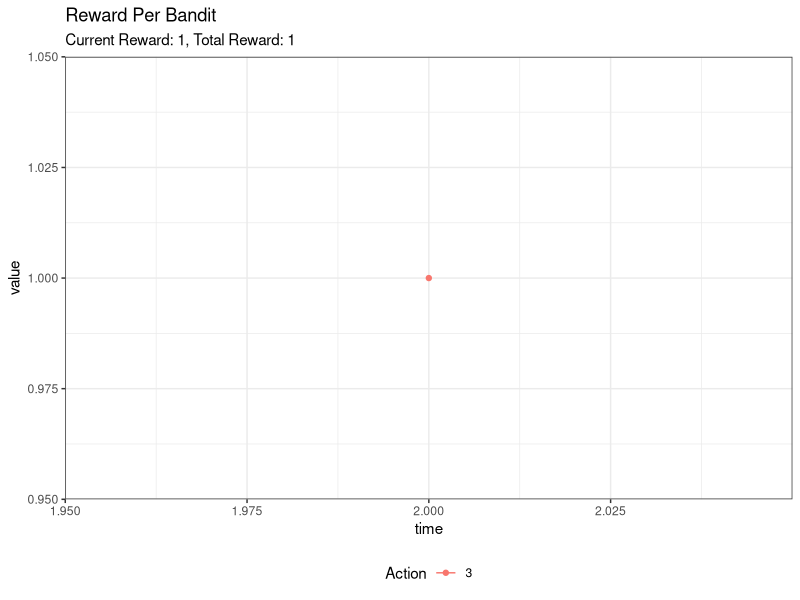
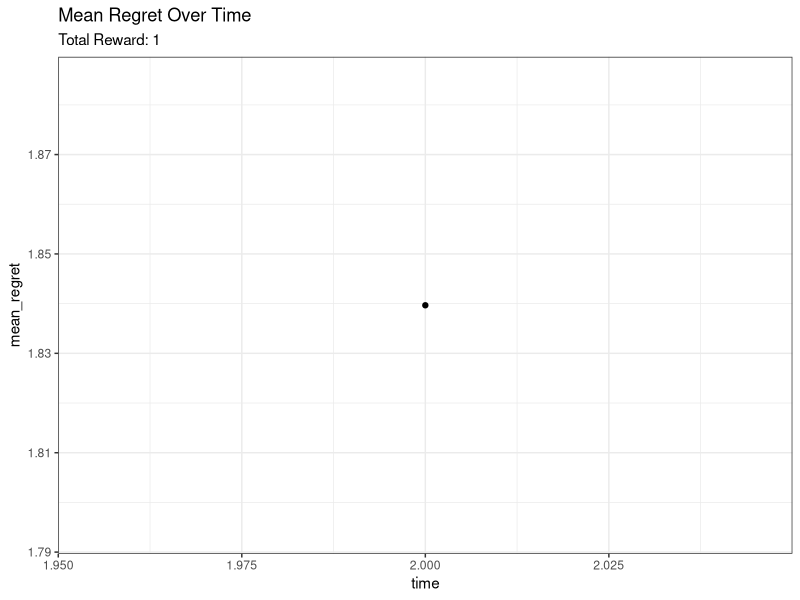

The R source for these figures, in order:
library(tidyverse)




pull_lever = function(action){
    if (!(action %in% c(1, 2, 3))){
        stop("Must choose one of 1, 2, 3.")
    }
    
    bandit_rewards = c(
        rnorm(1, 3, 1.5),
        rnorm(1, 3.5, 1),
        rbernoulli(1, 0.5) + 1
    )


    return(
        list(reward = bandit_rewards[action],
             action = action,
             best_arm_reward = max(bandit_rewards)))
}





result_df = tribble(
    ~time, ~action, ~reward, ~best_arm_reward,
    0, 1, NA, 0,
    0, 2, NA, 0,
    0, 3, NA, 0
)
t = 1




action_func = function(action, type = "reward"){

t <<- t + 1
result = pull_lever(action)
print(paste0("Result: ", round(result$reward, 3)))
result_df <<- add_row(
    result_df,
    time = t,
    action = result$action,
    reward = result$reward,
    best_arm_reward = result$best_arm_reward
) %>% filter(!is.na(reward))
if (type == "reward") {

p = result_df %>%
    group_by(action) %>%
    mutate(mean_reward = cummean(reward), 
           sum_optimal = cumsum(best_arm_reward),
           sum_realised = cumsum(reward), 
           reward = reward,
           regret = sum_optimal - sum_realised) %>%
    gather(variable, value, -time, -action) %>%
    filter(variable %in% c("reward")) %>%
    ggplot(aes(
        x = time, 
        y = value, 
        colour = factor(action))) +
    geom_line() +
    geom_point() +
    theme_bw() +
    theme(legend.position = "bottom") +
    labs(colour = "Action",
         title = "Reward Per Bandit",
         subtitle = paste0("Current Reward: ", round(result_df$reward[length(result_df$reward)], 2) ,", Total Reward: ", round(sum(result_df$reward), digits = 2)))

}
if (type == "mean"){

p = result_df %>%
    group_by(action) %>%
    mutate(mean_reward = cummean(reward), 
           sum_optimal = cumsum(best_arm_reward),
           sum_realised = cumsum(reward), 
           reward = reward,
           regret = sum_optimal - sum_realised) %>%
    gather(variable, value, -time, -action) %>%
    filter(variable %in% c("mean_reward")) %>%
    ggplot(aes(
        x = time, 
        y = value, 
        colour = factor(action))) +
    geom_line() +
    geom_point() +
    theme_bw() +
    theme(legend.position = "bottom") +
    labs(colour = "Action",
         title = "Mean Reward Per Bandit",
         subtitle = paste0("Current Reward: ", round(result_df$reward[length(result_df$reward)], 2) ,", Total Reward: ", round(sum(result_df$reward), digits = 2)))
    
}
return(p)
}


#########
action = sample(1:3, size = 1) 
action = 3
action_func(action, type = "reward") # type = "mean"

result_df
######################
result_df %>%
    group_by(action) %>%
    mutate(mean_reward = cummean(reward), 
           sum_optimal = cumsum(best_arm_reward),
           sum_realised = cumsum(reward), 
           regret = sum_optimal - sum_realised, 
           mean_regret = regret/time) %>%
    ggplot(aes(
        x = time, 
        y = mean_regret)) +
    geom_line() +
    geom_point() +
    theme_bw() +
    theme(legend.position = "bottom") +
    labs(
         title = "Mean Regret Over Time",
         subtitle = paste0("Total Reward: ", round(sum(result_df$reward), digits = 2)))
    

result_df %>% mutate()
